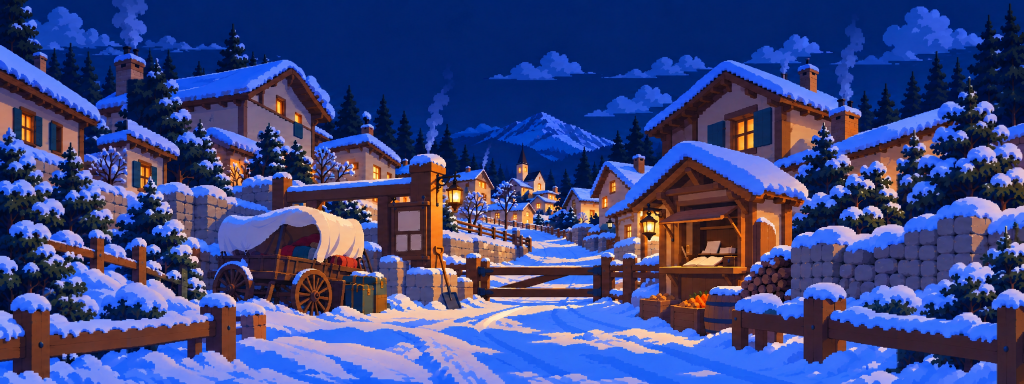
#> input picture experiments/renpy-ch1/art/gate-wide-20261022/generated-evening.png, 2048 x 768 px, given in place of room13-pixel-ready-gate0173-afternoon.webp, which was not available (shown at 1/2 size)
$ python finalize-times.py
#> lines starting #> are read from the running program, lines starting #| are printed output that depends on the picture; pictures that were not available may be replaced by others from this repository, and a replacement may not be noted
"""오후·저녁 외곽 정리, 원본 보존, 미리보기 및 검증."""
from pathlib import Path
from PIL import Image, ImageDraw, ImageChops
from scipy.ndimage import gaussian_filter1d
import numpy as np

out = Path(__file__).resolve().parent
root = out.parent.parent
for time in ('afternoon', 'evening'):
    src = Image.open(root / f'game/assets/room13-pixel-ready-gate0173-{time}.webp').convert('RGB').resize((1920, 720), Image.Resampling.NEAREST)
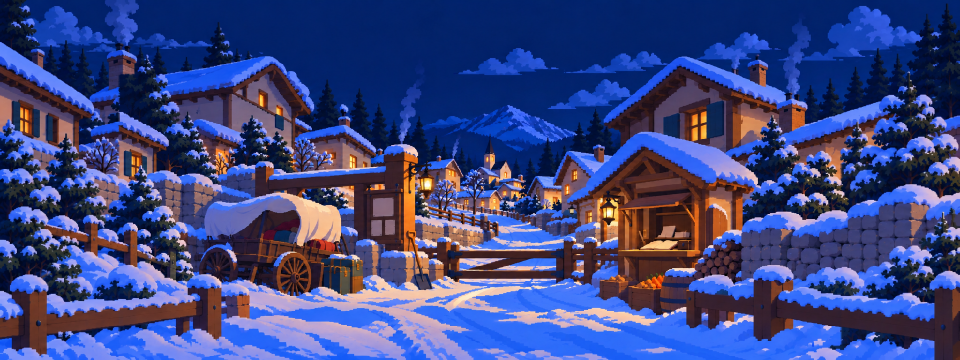
#> src: PIL image 1920x720 RGB (shown at 1/2 size); mean R, G, B 60.9, 70.8, 129.5
    gen = Image.open(out / f'generated-{time}.png').convert('RGB')
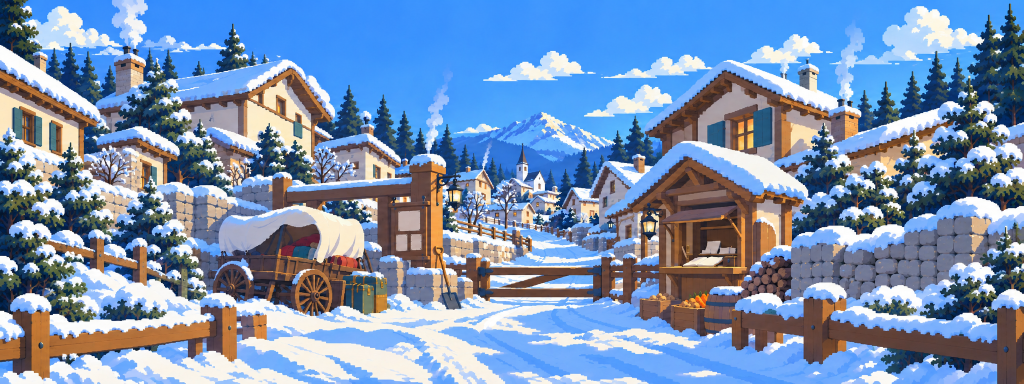
#> input picture experiments/renpy-ch1/art/gate-wide-20261022/generated-outpaint.png, 2048 x 768 px, given in place of generated-afternoon.png, which was not available (shown at 1/2 size)
#> gen is the input picture: PIL image 2048x768 RGB; mean R, G, B 121.1, 145.1, 178.5
    gen = gen.resize((2560, 960), Image.Resampling.LANCZOS)
#> gen: PIL image 2560x960 RGB
    gen = gen.resize((1280, 480), Image.Resampling.BOX).resize((2560, 960), Image.Resampling.NEAREST)
    original = np.asarray(gen).astype(float)
    a = original.copy()
    b = np.asarray(src).astype(float)
    # 하늘의 넓은 색상 단차를 중앙 바깥 위쪽에서만 완화한다.
    sky_delta = gaussian_filter1d(b[0]-original[200, 320:2240], 16, axis=0)
#> sky_delta = 1920 rows, first 8: [-190, -159, -110.8], [-190, -159.1, -110.8], [-190, -159.1, -110.8], [-190.1, -159.2, -110.9], [-190.2, -159.2, -110.9], [-190.3, -159.3, -111], [-190.4, -159.4, -111.1], [-190.5, -159.5, -111.1]
    for distance in range(1, 161):
        a[200-distance, 320:2240] += (1-distance/161) ** 2 * sky_delta
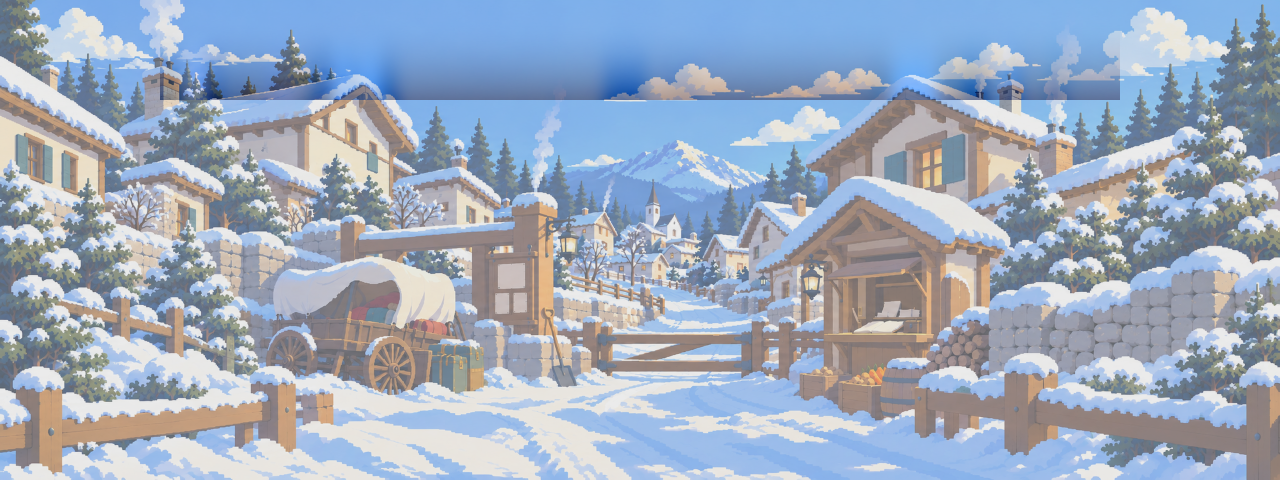
#> a: shape (960, 2560, 3) float64 (shown at 1/2 size); mean R, G, B 117.1, 140.2, 173.9; drawn with min black and max white
    original = a.copy()
    for k in range(1, 7):
        weight = (7-k)/7
        a[200:920, 320-k] += weight * (b[:, 0]-original[200:920, 320])
        a[200:920, 2239+k] += weight * (b[:, -1]-original[200:920, 2239])
        a[200-k, 320:2240] += weight * (b[0]-original[200, 320:2240])
        a[919+k, 320:2240] += weight * (b[-1]-original[919, 320:2240])
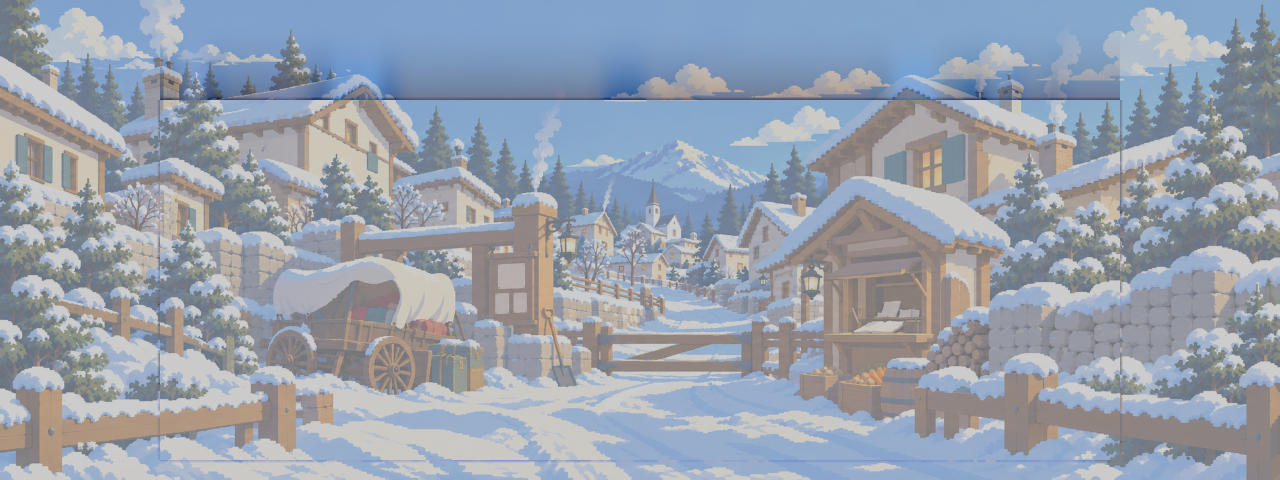
#> a: shape (960, 2560, 3) float64 (shown at 1/2 size); mean R, G, B 116.6, 139.5, 173.5; drawn with min black and max white
    final = Image.fromarray(np.clip(a, 0, 255).astype('uint8'))
    final.paste(src, (320, 200))
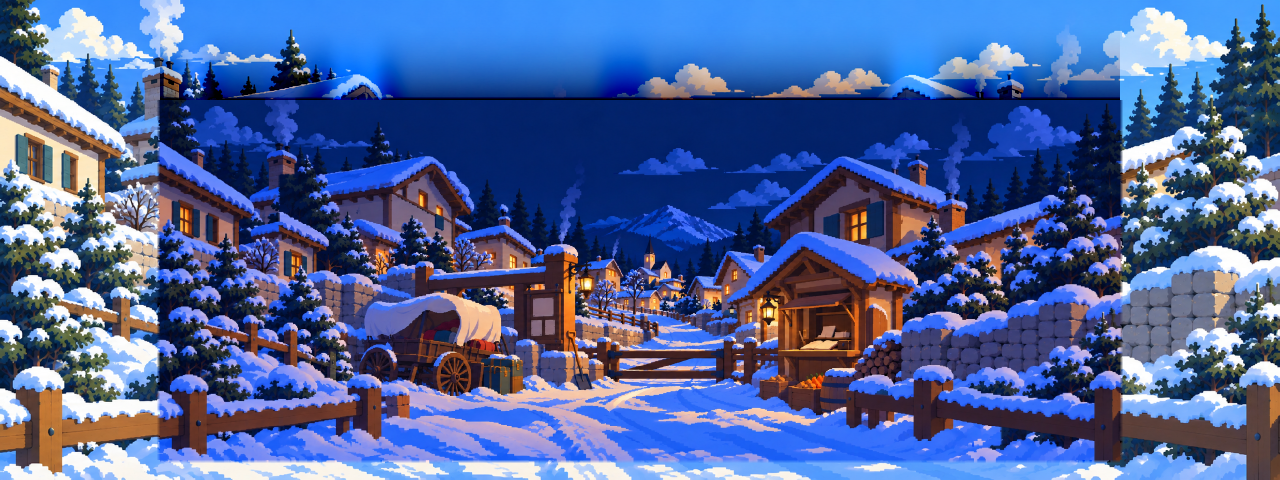
#> final: PIL image 2560x960 RGB (shown at 1/2 size); mean R, G, B 77.5, 99, 153.2
    final.save(out / f'gate-wide-{time}.png')
    preview = final.resize((1920, 720), Image.Resampling.NEAREST)
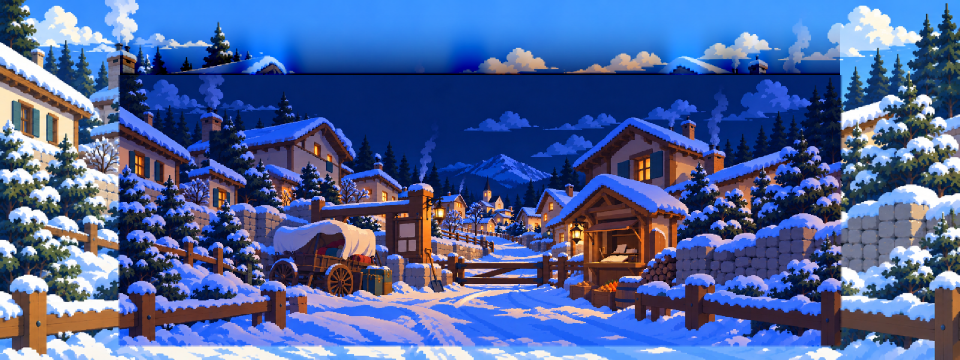
#> preview: PIL image 1920x720 RGB (shown at 1/2 size); mean R, G, B 77.5, 99, 153.2
    draw = ImageDraw.Draw(preview)
    draw.rectangle((0, 0, 1279, 719), outline=(255, 70, 100), width=2)
    draw.rectangle((640, 0, 1919, 719), outline=(35, 235, 210), width=2)
    preview.save(out / f'preview-75-{time}.png')
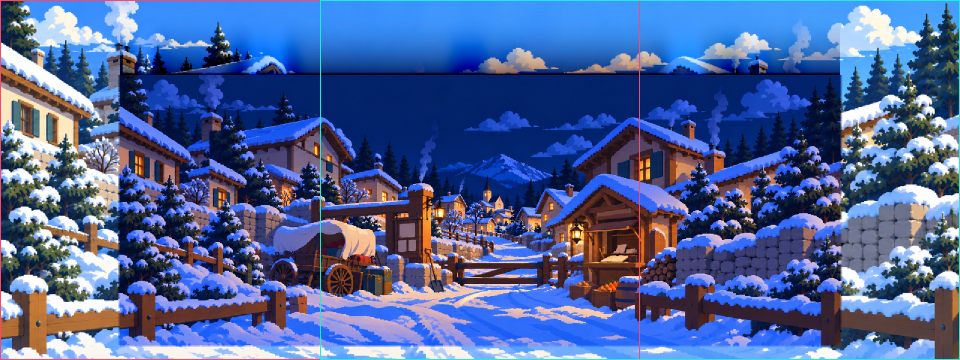
#> saved as preview-75-afternoon.png: PIL image 1920x720 RGB (shown at 1/2 size); mean R, G, B 77.8, 99.3, 152.9
    assert final.size == (2560, 960)
    assert ImageChops.difference(final.crop((320, 200, 2240, 920)), src).getbbox() is None
    assert preview.size == (1920, 720)
    print(f'{time}: 2560×960, 중앙 모든 RGB 픽셀 동일, 미리보기 1920×720 검증 통과')
